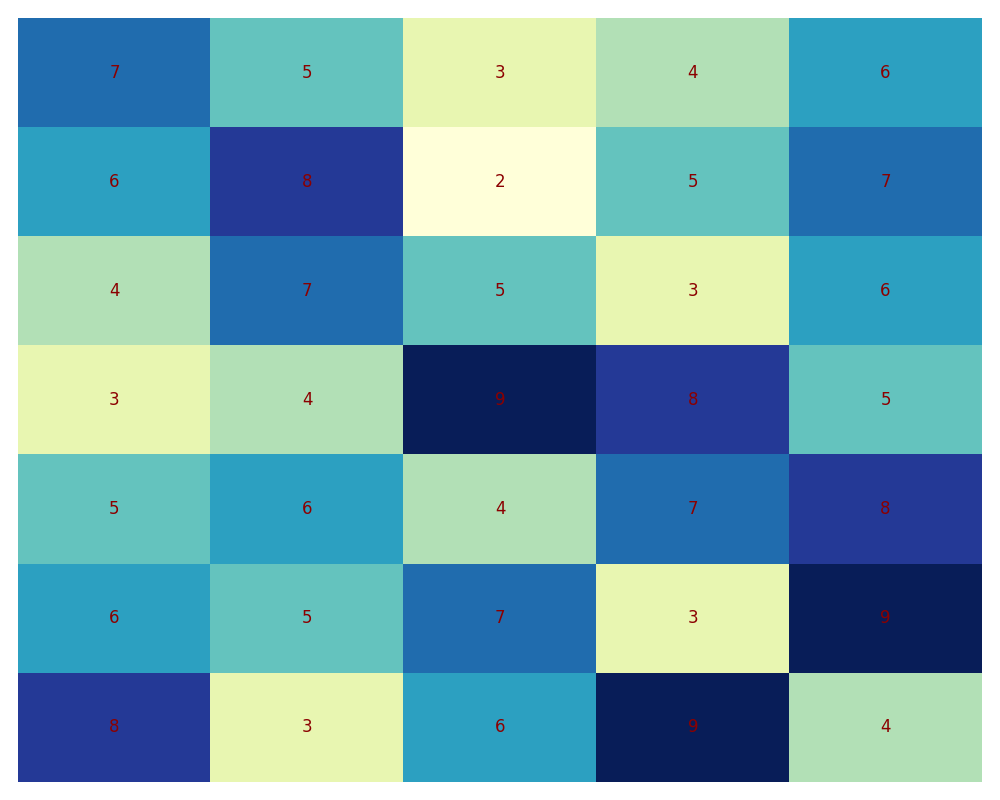

Write the Python code that produced this figure.
import matplotlib.pyplot as plt
import numpy as np

# Expanded influence matrix with additional made-up data series
influence_matrix = np.array([
    [7, 5, 3, 4, 6],
    [6, 8, 2, 5, 7],
    [4, 7, 5, 3, 6],
    [3, 4, 9, 8, 5],
    [5, 6, 4, 7, 8],
    [6, 5, 7, 3, 9],  # New row
    [8, 3, 6, 9, 4],  # New row
])

fig, ax = plt.subplots(figsize=(10, 8))

cax = ax.imshow(influence_matrix, cmap='YlGnBu', aspect='auto', interpolation='nearest')

ax.set_xticks([])
ax.set_yticks([])
ax.spines['top'].set_visible(False)
ax.spines['right'].set_visible(False)
ax.spines['bottom'].set_visible(False)
ax.spines['left'].set_visible(False)

for i in range(len(influence_matrix)):
    for j in range(len(influence_matrix[0])):
        ax.text(j, i, influence_matrix[i, j], ha='center', va='center', color='darkred', fontsize=12)

plt.tight_layout()

plt.show()
